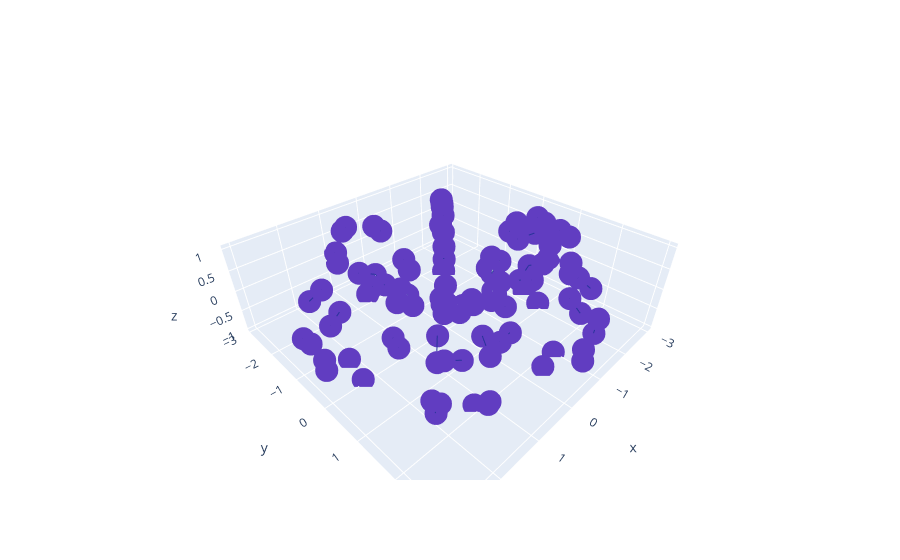

Notebook code cell kept with this figure:
### Code cell
## With plotly
import plotly.graph_objects as go
# Plot triangles
f2 = go.Mesh3d(
        x=points[:,0],
        y=points[:,1],
        z=points[:,2],
        i = triangles[:,0] if len(triangles) else [],
        j = triangles[:,1] if len(triangles) else [],
        k = triangles[:,2] if len(triangles) else [],
        color='#ddfff7'
    )
# Plot points
f0 = go.Scatter3d(x=points[:,0], y=points[:,1], z=points[:,2], mode="markers",marker=dict(color='#613dc1'))
data = [f2, f0]
# Plot edges
for pts in edges:
    seg = go.Scatter3d(x=pts[:,0],y=pts[:,1],z=pts[:,2],mode="lines",line=dict(color='#29339b'))
    data.append(seg)
fig = go.Figure(data=data,
    layout=dict(
        showlegend=False,
        paper_bgcolor='rgba(0,0,0,0)',
        plot_bgcolor='rgba(0,0,0,0)'),
    )
# By default plotly would give each edge its own color and legend, that's too much
fig.show()

### Figure 1 — Plotly figure (JSON) as saved in the notebook; plotly's stock layout.template omitted (floating-point values rounded to 4 significant figures)
{"data": [{"color": "#ddfff7", "i": [2, 3, 3, 3, 9, 13, 13, 13, 19, 23, 23, 23, 29, 33, 33, 33, 39], "j": [8, 9, 9, 63, 63, 19, 19, 73, 73, 29, 29, 83, 83, 39, 39, 93, 93], "k": [62, 63, 69, 69, 69, 73, 79, 79, 79, 83, 89, 89, 89, 93, 99, 99, 99], "type": "mesh3d", "x": [2.981, 2.569, 1.578, 0.9903, 1.396, 2.31, 2.982, 2.78, 1.836, 1.088, 1.647, 1.357, 0.8261, 0.5564, 0.7235, 1.265, 1.573, 1.468, 0.9959, 0.609, -1.293, -1.065, -0.6608, -0.4041, -0.5455, -0.9216, -1.188, -1.17, -0.7665, -0.4511, -2.955, -2.487, -1.566, -0.9707, -1.295, -2.233, -2.958, -2.707, -1.825, -1.119, -1.928, -1.632, -1.051, -0.6433, -0.8535, -1.474, -1.976, -1.797, -1.192, -0.6786, 0.8707, 0.738, 0.4657, 0.2482, 0.4221, 0.5998, 0.8604, 0.7711, 0.5025, 0.3497, 2.927, 2.45, 1.509, 0.9629, 1.277, 2.189, 2.794, 2.666, 1.739, 1.062, 2.298, 1.88, 1.188, 0.7578, 0.9787, 1.696, 2.275, 2.09, 1.381, 0.796, -0.4149, -0.4013, -0.1858, -0.1304, -0.1651, -0.3681, -0.4264, -0.4389, -0.2625, -0.1597, -2.73, -2.348, -1.404, -0.8963, -1.205, -2.033, -2.653, -2.53, -1.738, -1.024], "y": [-0.01436, 0.03181, -0.02251, -0.003163, -0.02343, -0.005955, -0.01751, 0.04016, -0.03126, -0.01511, 2.555, 2.096, 1.373, 0.8417, 1.088, 1.902, 2.466, 2.357, 1.565, 0.9649, 2.717, 2.268, 1.448, 0.9097, 1.258, 2.103, 2.737, 2.495, 1.671, 0.9671, 0.4503, 0.3196, 0.261, 0.1914, 0.1637, 0.35, 0.4554, 0.3837, 0.2379, 0.1694, -2.251, -1.906, -1.248, -0.8053, -0.9849, -1.685, -2.2, -2.055, -1.418, -0.8433, -2.865, -2.484, -1.563, -0.9653, -1.266, -2.157, -2.874, -2.593, -1.744, -1.0, -0.8174, -0.703, -0.3942, -0.3161, -0.3517, -0.6277, -0.8526, -0.8011, -0.5617, -0.2601, 1.929, 1.642, 1.001, 0.6271, 0.8407, 1.48, 1.993, 1.842, 1.227, 0.7537, 2.944, 2.515, 1.599, 1.032, 1.303, 2.231, 2.972, 2.742, 1.814, 1.028, 1.189, 1.007, 0.6104, 0.3863, 0.5865, 0.8965, 1.259, 1.15, 0.7823, 0.4772], "z": [0.00153, 0.8341, 0.8727, 0.1071, -0.7506, -0.9545, -0.245, 0.6712, 0.9551, 0.4043, -0.04129, 0.8414, 0.8861, 0.1631, -0.793, -0.9657, -0.2402, 0.6637, 0.9709, 0.4261, 0.02213, 0.8555, 0.9339, 0.1291, -0.7517, -0.9857, -0.2607, 0.6784, 1.021, 0.4294, 0.04356, 0.8886, 0.8646, 0.1752, -0.7968, -1.002, -0.3242, 0.6938, 0.9678, 0.3777, -0.02204, 0.8824, 0.8943, 0.1083, -0.8016, -0.9853, -0.2391, 0.6765, 1.004, 0.4034, 0.04432, 0.8001, 0.9507, 0.1523, -0.791, -0.9111, -0.2438, 0.6759, 1.01, 0.4451, -0.04485, 0.8571, 0.8884, 0.154, -0.7607, -0.9289, -0.2809, 0.667, 0.9438, 0.4115, -0.002478, 0.8897, 0.9094, 0.1319, -0.7973, -0.9309, -0.2621, 0.6093, 1.004, 0.4485, -0.04002, 0.8614, 0.902, 0.1859, -0.7431, -0.9208, -0.3057, 0.6446, 0.9708, 0.4006, -0.03218, 0.8732, 0.8751, 0.1522, -0.7858, -0.9573, -0.2626, 0.6995, 0.9499, 0.4491]}, {"marker": {"color": "#613dc1"}, "mode": "markers", "type": "scatter3d", "x": [2.981, 2.569, 1.578, 0.9903, 1.396, 2.31, 2.982, 2.78, 1.836, 1.088, 1.647, 1.357, 0.8261, 0.5564, 0.7235, 1.265, 1.573, 1.468, 0.9959, 0.609, -1.293, -1.065, -0.6608, -0.4041, -0.5455, -0.9216, -1.188, -1.17, -0.7665, -0.4511, -2.955, -2.487, -1.566, -0.9707, -1.295, -2.233, -2.958, -2.707, -1.825, -1.119, -1.928, -1.632, -1.051, -0.6433, -0.8535, -1.474, -1.976, -1.797, -1.192, -0.6786, 0.8707, 0.738, 0.4657, 0.2482, 0.4221, 0.5998, 0.8604, 0.7711, 0.5025, 0.3497, 2.927, 2.45, 1.509, 0.9629, 1.277, 2.189, 2.794, 2.666, 1.739, 1.062, 2.298, 1.88, 1.188, 0.7578, 0.9787, 1.696, 2.275, 2.09, 1.381, 0.796, -0.4149, -0.4013, -0.1858, -0.1304, -0.1651, -0.3681, -0.4264, -0.4389, -0.2625, -0.1597, -2.73, -2.348, -1.404, -0.8963, -1.205, -2.033, -2.653, -2.53, -1.738, -1.024], "y": [-0.01436, 0.03181, -0.02251, -0.003163, -0.02343, -0.005955, -0.01751, 0.04016, -0.03126, -0.01511, 2.555, 2.096, 1.373, 0.8417, 1.088, 1.902, 2.466, 2.357, 1.565, 0.9649, 2.717, 2.268, 1.448, 0.9097, 1.258, 2.103, 2.737, 2.495, 1.671, 0.9671, 0.4503, 0.3196, 0.261, 0.1914, 0.1637, 0.35, 0.4554, 0.3837, 0.2379, 0.1694, -2.251, -1.906, -1.248, -0.8053, -0.9849, -1.685, -2.2, -2.055, -1.418, -0.8433, -2.865, -2.484, -1.563, -0.9653, -1.266, -2.157, -2.874, -2.593, -1.744, -1.0, -0.8174, -0.703, -0.3942, -0.3161, -0.3517, -0.6277, -0.8526, -0.8011, -0.5617, -0.2601, 1.929, 1.642, 1.001, 0.6271, 0.8407, 1.48, 1.993, 1.842, 1.227, 0.7537, 2.944, 2.515, 1.599, 1.032, 1.303, 2.231, 2.972, 2.742, 1.814, 1.028, 1.189, 1.007, 0.6104, 0.3863, 0.5865, 0.8965, 1.259, 1.15, 0.7823, 0.4772], "z": [0.00153, 0.8341, 0.8727, 0.1071, -0.7506, -0.9545, -0.245, 0.6712, 0.9551, 0.4043, -0.04129, 0.8414, 0.8861, 0.1631, -0.793, -0.9657, -0.2402, 0.6637, 0.9709, 0.4261, 0.02213, 0.8555, 0.9339, 0.1291, -0.7517, -0.9857, -0.2607, 0.6784, 1.021, 0.4294, 0.04356, 0.8886, 0.8646, 0.1752, -0.7968, -1.002, -0.3242, 0.6938, 0.9678, 0.3777, -0.02204, 0.8824, 0.8943, 0.1083, -0.8016, -0.9853, -0.2391, 0.6765, 1.004, 0.4034, 0.04432, 0.8001, 0.9507, 0.1523, -0.791, -0.9111, -0.2438, 0.6759, 1.01, 0.4451, -0.04485, 0.8571, 0.8884, 0.154, -0.7607, -0.9289, -0.2809, 0.667, 0.9438, 0.4115, -0.002478, 0.8897, 0.9094, 0.1319, -0.7973, -0.9309, -0.2621, 0.6093, 1.004, 0.4485, -0.04002, 0.8614, 0.902, 0.1859, -0.7431, -0.9208, -0.3057, 0.6446, 0.9708, 0.4006, -0.03218, 0.8732, 0.8751, 0.1522, -0.7858, -0.9573, -0.2626, 0.6995, 0.9499, 0.4491]}, {"line": {"color": "#29339b"}, "mode": "lines", "type": "scatter3d", "x": [2.981, 2.982], "y": [-0.01436, -0.01751], "z": [0.00153, -0.245]}, {"line": {"color": "#29339b"}, "mode": "lines", "type": "scatter3d", "x": [2.569, 2.78], "y": [0.03181, 0.04016], "z": [0.8341, 0.6712]}, {"line": {"color": "#29339b"}, "mode": "lines", "type": "scatter3d", "x": [1.578, 1.836], "y": [-0.02251, -0.03126], "z": [0.8727, 0.9551]}, {"line": {"color": "#29339b"}, "mode": "lines", "type": "scatter3d", "x": [1.578, 1.509], "y": [-0.02251, -0.3942], "z": [0.8727, 0.8884]}, {"line": {"color": "#29339b"}, "mode": "lines", "type": "scatter3d", "x": [0.9903, 1.088], "y": [-0.003163, -0.01511], "z": [0.1071, 0.4043]}, {"line": {"color": "#29339b"}, "mode": "lines", "type": "scatter3d", "x": [0.9903, 0.9629], "y": [-0.003163, -0.3161], "z": [0.1071, 0.154]}, {"line": {"color": "#29339b"}, "mode": "lines", "type": "scatter3d", "x": [0.9903, 1.062], "y": [-0.003163, -0.2601], "z": [0.1071, 0.4115]}, {"line": {"color": "#29339b"}, "mode": "lines", "type": "scatter3d", "x": [1.396, 1.277], "y": [-0.02343, -0.3517], "z": [-0.7506, -0.7607]}, {"line": {"color": "#29339b"}, "mode": "lines", "type": "scatter3d", "x": [1.836, 1.509], "y": [-0.03126, -0.3942], "z": [0.9551, 0.8884]}, {"line": {"color": "#29339b"}, "mode": "lines", "type": "scatter3d", "x": [1.088, 0.9629], "y": [-0.01511, -0.3161], "z": [0.4043, 0.154]}, {"line": {"color": "#29339b"}, "mode": "lines", "type": "scatter3d", "x": [1.088, 1.062], "y": [-0.01511, -0.2601], "z": [0.4043, 0.4115]}, {"line": {"color": "#29339b"}, "mode": "lines", "type": "scatter3d", "x": [1.647, 1.573], "y": [2.555, 2.466], "z": [-0.04129, -0.2402]}, {"line": {"color": "#29339b"}, "mode": "lines", "type": "scatter3d", "x": [1.357, 1.468], "y": [2.096, 2.357], "z": [0.8414, 0.6637]}, {"line": {"color": "#29339b"}, "mode": "lines", "type": "scatter3d", "x": [0.8261, 0.9959], "y": [1.373, 1.565], "z": [0.8861, 0.9709]}, {"line": {"color": "#29339b"}, "mode": "lines", "type": "scatter3d", "x": [0.5564, 0.609], "y": [0.8417, 0.9649], "z": [0.1631, 0.4261]}, {"line": {"color": "#29339b"}, "mode": "lines", "type": "scatter3d", "x": [0.5564, 0.7578], "y": [0.8417, 0.6271], "z": [0.1631, 0.1319]}, {"line": {"color": "#29339b"}, "mode": "lines", "type": "scatter3d", "x": [0.5564, 0.796], "y": [0.8417, 0.7537], "z": [0.1631, 0.4485]}, {"line": {"color": "#29339b"}, "mode": "lines", "type": "scatter3d", "x": [0.7235, 0.9787], "y": [1.088, 0.8407], "z": [-0.793, -0.7973]}, {"line": {"color": "#29339b"}, "mode": "lines", "type": "scatter3d", "x": [0.609, 0.7578], "y": [0.9649, 0.6271], "z": [0.4261, 0.1319]}, {"line": {"color": "#29339b"}, "mode": "lines", "type": "scatter3d", "x": [0.609, 0.796], "y": [0.9649, 0.7537], "z": [0.4261, 0.4485]}, {"line": {"color": "#29339b"}, "mode": "lines", "type": "scatter3d", "x": [-1.293, -1.188], "y": [2.717, 2.737], "z": [0.02213, -0.2607]}, {"line": {"color": "#29339b"}, "mode": "lines", "type": "scatter3d", "x": [-1.065, -1.17], "y": [2.268, 2.495], "z": [0.8555, 0.6784]}, {"line": {"color": "#29339b"}, "mode": "lines", "type": "scatter3d", "x": [-0.6608, -0.7665], "y": [1.448, 1.671], "z": [0.9339, 1.021]}, {"line": {"color": "#29339b"}, "mode": "lines", "type": "scatter3d", "x": [-0.6608, -0.1858], "y": [1.448, 1.599], "z": [0.9339, 0.902]}, {"line": {"color": "#29339b"}, "mode": "lines", "type": "scatter3d", "x": [-0.4041, -0.4511], "y": [0.9097, 0.9671], "z": [0.1291, 0.4294]}, {"line": {"color": "#29339b"}, "mode": "lines", "type": "scatter3d", "x": [-0.4041, -0.1304], "y": [0.9097, 1.032], "z": [0.1291, 0.1859]}, {"line": {"color": "#29339b"}, "mode": "lines", "type": "scatter3d", "x": [-0.4041, -0.1597], "y": [0.9097, 1.028], "z": [0.1291, 0.4006]}, {"line": {"color": "#29339b"}, "mode": "lines", "type": "scatter3d", "x": [-0.5455, -0.1651], "y": [1.258, 1.303], "z": [-0.7517, -0.7431]}, {"line": {"color": "#29339b"}, "mode": "lines", "type": "scatter3d", "x": [-0.4511, -0.1304], "y": [0.9671, 1.032], "z": [0.4294, 0.1859]}, {"line": {"color": "#29339b"}, "mode": "lines", "type": "scatter3d", "x": [-0.4511, -0.1597], "y": [0.9671, 1.028], "z": [0.4294, 0.4006]}, {"line": {"color": "#29339b"}, "mode": "lines", "type": "scatter3d", "x": [-2.955, -2.958], "y": [0.4503, 0.4554], "z": [0.04356, -0.3242]}, {"line": {"color": "#29339b"}, "mode": "lines", "type": "scatter3d", "x": [-2.487, -2.707], "y": [0.3196, 0.3837], "z": [0.8886, 0.6938]}, {"line": {"color": "#29339b"}, "mode": "lines", "type": "scatter3d", "x": [-1.566, -1.825], "y": [0.261, 0.2379], "z": [0.8646, 0.9678]}, {"line": {"color": "#29339b"}, "mode": "lines", "type": "scatter3d", "x": [-1.566, -1.404], "y": [0.261, 0.6104], "z": [0.8646, 0.8751]}, {"line": {"color": "#29339b"}, "mode": "lines", "type": "scatter3d", "x": [-0.9707, -1.119], "y": [0.1914, 0.1694], "z": [0.1752, 0.3777]}, {"line": {"color": "#29339b"}, "mode": "lines", "type": "scatter3d", "x": [-0.9707, -0.8963], "y": [0.1914, 0.3863], "z": [0.1752, 0.1522]}, {"line": {"color": "#29339b"}, "mode": "lines", "type": "scatter3d", "x": [-0.9707, -1.024], "y": [0.1914, 0.4772], "z": [0.1752, 0.4491]}, {"line": {"color": "#29339b"}, "mode": "lines", "type": "scatter3d", "x": [-1.295, -1.205], "y": [0.1637, 0.5865], "z": [-0.7968, -0.7858]}, {"line": {"color": "#29339b"}, "mode": "lines", "type": "scatter3d", "x": [-1.119, -0.8963], "y": [0.1694, 0.3863], "z": [0.3777, 0.1522]}, {"line": {"color": "#29339b"}, "mode": "lines", "type": "scatter3d", "x": [-1.119, -1.024], "y": [0.1694, 0.4772], "z": [0.3777, 0.4491]}, {"line": {"color": "#29339b"}, "mode": "lines", "type": "scatter3d", "x": [-1.928, -1.976], "y": [-2.251, -2.2], "z": [-0.02204, -0.2391]}, {"line": {"color": "#29339b"}, "mode": "lines", "type": "scatter3d", "x": [-1.632, -1.797], "y": [-1.906, -2.055], "z": [0.8824, 0.6765]}, {"line": {"color": "#29339b"}, "mode": "lines", "type": "scatter3d", "x": [-1.051, -1.192], "y": [-1.248, -1.418], "z": [0.8943, 1.004]}, {"line": {"color": "#29339b"}, "mode": "lines", "type": "scatter3d", "x": [-0.6433, -0.6786], "y": [-0.8053, -0.8433], "z": [0.1083, 0.4034]}, {"line": {"color": "#29339b"}, "mode": "lines", "type": "scatter3d", "x": [0.8707, 0.8604], "y": [-2.865, -2.874], "z": [0.04432, -0.2438]}, {"line": {"color": "#29339b"}, "mode": "lines", "type": "scatter3d", "x": [0.738, 0.7711], "y": [-2.484, -2.593], "z": [0.8001, 0.6759]}, {"line": {"color": "#29339b"}, "mode": "lines", "type": "scatter3d", "x": [0.4657, 0.5025], "y": [-1.563, -1.744], "z": [0.9507, 1.01]}, {"line": {"color": "#29339b"}, "mode": "lines", "type": "scatter3d", "x": [0.2482, 0.3497], "y": [-0.9653, -1.0], "z": [0.1523, 0.4451]}, {"line": {"color": "#29339b"}, "mode": "lines", "type": "scatter3d", "x": [2.927, 2.794], "y": [-0.8174, -0.8526], "z": [-0.04485, -0.2809]}, {"line": {"color": "#29339b"}, "mode": "lines", "type": "scatter3d", "x": [2.45, 2.666], "y": [-0.703, -0.8011], "z": [0.8571, 0.667]}, {"line": {"color": "#29339b"}, "mode": "lines", "type": "scatter3d", "x": [1.509, 1.739], "y": [-0.3942, -0.5617], "z": [0.8884, 0.9438]}, {"line": {"color": "#29339b"}, "mode": "lines", "type": "scatter3d", "x": [0.9629, 1.062], "y": [-0.3161, -0.2601], "z": [0.154, 0.4115]}, {"line": {"color": "#29339b"}, "mode": "lines", "type": "scatter3d", "x": [2.298, 2.275], "y": [1.929, 1.993], "z": [-0.002478, -0.2621]}, {"line": {"color": "#29339b"}, "mode": "lines", "type": "scatter3d", "x": [1.88, 2.09], "y": [1.642, 1.842], "z": [0.8897, 0.6093]}, {"line": {"color": "#29339b"}, "mode": "lines", "type": "scatter3d", "x": [1.188, 1.381], "y": [1.001, 1.227], "z": [0.9094, 1.004]}, {"line": {"color": "#29339b"}, "mode": "lines", "type": "scatter3d", "x": [0.7578, 0.796], "y": [0.6271, 0.7537], "z": [0.1319, 0.4485]}, {"line": {"color": "#29339b"}, "mode": "lines", "type": "scatter3d", "x": [-0.4149, -0.4264], "y": [2.944, 2.972], "z": [-0.04002, -0.3057]}, {"line": {"color": "#29339b"}, "mode": "lines", "type": "scatter3d", "x": [-0.4013, -0.4389], "y": [2.515, 2.742], "z": [0.8614, 0.6446]}, {"line": {"color": "#29339b"}, "mode": "lines", "type": "scatter3d", "x": [-0.1858, -0.2625], "y": [1.599, 1.814], "z": [0.902, 0.9708]}, {"line": {"color": "#29339b"}, "mode": "lines", "type": "scatter3d", "x": [-0.1304, -0.1597], "y": [1.032, 1.028], "z": [0.1859, 0.4006]}, {"line": {"color": "#29339b"}, "mode": "lines", "type": "scatter3d", "x": [-2.73, -2.653], "y": [1.189, 1.259], "z": [-0.03218, -0.2626]}, {"line": {"color": "#29339b"}, "mode": "lines", "type": "scatter3d", "x": [-2.348, -2.53], "y": [1.007, 1.15], "z": [0.8732, 0.6995]}, {"line": {"color": "#29339b"}, "mode": "lines", "type": "scatter3d", "x": [-1.404, -1.738], "y": [0.6104, 0.7823], "z": [0.8751, 0.9499]}, {"line": {"color": "#29339b"}, "mode": "lines", "type": "scatter3d", "x": [-0.8963, -1.024], "y": [0.3863, 0.4772], "z": [0.1522, 0.4491]}], "layout": {"autosize": true, "paper_bgcolor": "rgba(0, 0, 0, 0)", "plot_bgcolor": "rgba(0, 0, 0, 0)", "scene": {"aspectmode": "auto", "aspectratio": {"x": 1.439, "y": 1.417, "z": 0.4904}}, "showlegend": false}}
